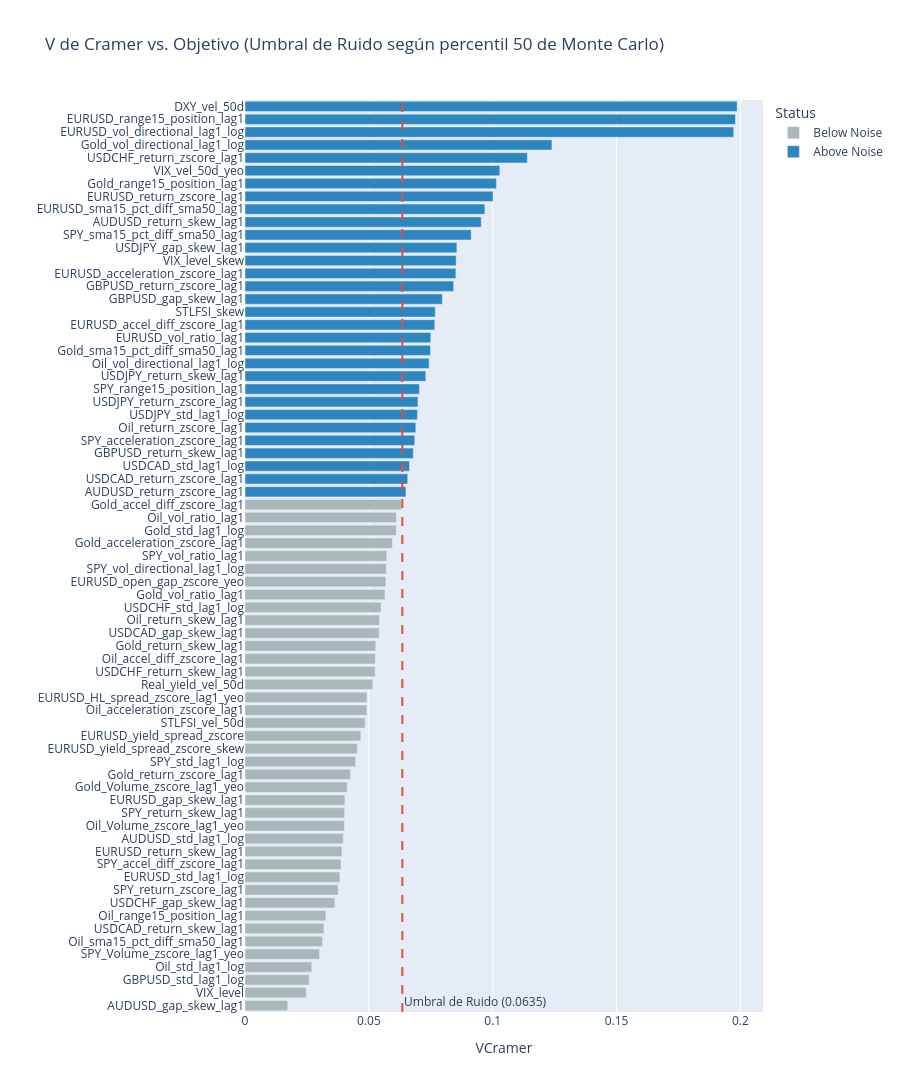

Write notebook code for a chart like this one.
### Markdown cell above
### Ranking de variables (V de Cramer)

### Code cell
_ = rankear_variables(X=X, y=y, percentil=50, graficar=True)

### Figure 1 — Plotly figure (JSON) as saved in the notebook; plotly's stock layout.template omitted (floating-point values rounded to 4 significant figures)
{"data": [{"hovertemplate": "Status=Below Noise<br>VCramer=%{x}<br>index=%{y}<extra></extra>", "legendgroup": "Below Noise", "marker": {"color": "#AAB7B8", "pattern": {"shape": ""}}, "name": "Below Noise", "orientation": "h", "showlegend": true, "textposition": "auto", "type": "bar", "x": [0.01726, 0.02474, 0.02589, 0.02694, 0.0301, 0.03129, 0.03186, 0.03264, 0.03625, 0.03759, 0.0383, 0.03877, 0.03912, 0.03967, 0.04015, 0.04022, 0.04034, 0.04126, 0.04255, 0.04462, 0.04531, 0.04675, 0.0485, 0.04921, 0.04924, 0.05161, 0.05254, 0.05262, 0.0528, 0.05416, 0.0543, 0.05494, 0.05651, 0.05683, 0.05707, 0.05722, 0.05951, 0.06108, 0.06113, 0.06316], "xaxis": "x", "y": ["AUDUSD_gap_skew_lag1", "VIX_level", "GBPUSD_std_lag1_log", "Oil_std_lag1_log", "SPY_Volume_zscore_lag1_yeo", "Oil_sma15_pct_diff_sma50_lag1", "USDCAD_return_skew_lag1", "Oil_range15_position_lag1", "USDCHF_gap_skew_lag1", "SPY_return_zscore_lag1", "EURUSD_std_lag1_log", "SPY_accel_diff_zscore_lag1", "EURUSD_return_skew_lag1", "AUDUSD_std_lag1_log", "Oil_Volume_zscore_lag1_yeo", "SPY_return_skew_lag1", "EURUSD_gap_skew_lag1", "Gold_Volume_zscore_lag1_yeo", "Gold_return_zscore_lag1", "SPY_std_lag1_log", "EURUSD_yield_spread_zscore_skew", "EURUSD_yield_spread_zscore", "STLFSI_vel_50d", "Oil_acceleration_zscore_lag1", "EURUSD_HL_spread_zscore_lag1_yeo", "Real_yield_vel_50d", "USDCHF_return_skew_lag1", "Oil_accel_diff_zscore_lag1", "Gold_return_skew_lag1", "USDCAD_gap_skew_lag1", "Oil_return_skew_lag1", "USDCHF_std_lag1_log", "Gold_vol_ratio_lag1", "EURUSD_open_gap_zscore_yeo", "SPY_vol_directional_lag1_log", "SPY_vol_ratio_lag1", "Gold_acceleration_zscore_lag1", "Gold_std_lag1_log", "Oil_vol_ratio_lag1", "Gold_accel_diff_zscore_lag1"], "yaxis": "y"}, {"hovertemplate": "Status=Above Noise<br>VCramer=%{x}<br>index=%{y}<extra></extra>", "legendgroup": "Above Noise", "marker": {"color": "#2E86C1", "pattern": {"shape": ""}}, "name": "Above Noise", "orientation": "h", "showlegend": true, "textposition": "auto", "type": "bar", "x": [0.06496, 0.06569, 0.0664, 0.06793, 0.06852, 0.06895, 0.0696, 0.06983, 0.07041, 0.07301, 0.07434, 0.07485, 0.07499, 0.0766, 0.07679, 0.07968, 0.08423, 0.08513, 0.08524, 0.08554, 0.09132, 0.09537, 0.09681, 0.1001, 0.1015, 0.1029, 0.114, 0.1239, 0.1973, 0.198, 0.1987], "xaxis": "x", "y": ["AUDUSD_return_zscore_lag1", "USDCAD_return_zscore_lag1", "USDCAD_std_lag1_log", "GBPUSD_return_skew_lag1", "SPY_acceleration_zscore_lag1", "Oil_return_zscore_lag1", "USDJPY_std_lag1_log", "USDJPY_return_zscore_lag1", "SPY_range15_position_lag1", "USDJPY_return_skew_lag1", "Oil_vol_directional_lag1_log", "Gold_sma15_pct_diff_sma50_lag1", "EURUSD_vol_ratio_lag1", "EURUSD_accel_diff_zscore_lag1", "STLFSI_skew", "GBPUSD_gap_skew_lag1", "GBPUSD_return_zscore_lag1", "EURUSD_acceleration_zscore_lag1", "VIX_level_skew", "USDJPY_gap_skew_lag1", "SPY_sma15_pct_diff_sma50_lag1", "AUDUSD_return_skew_lag1", "EURUSD_sma15_pct_diff_sma50_lag1", "EURUSD_return_zscore_lag1", "Gold_range15_position_lag1", "VIX_vel_50d_yeo", "USDCHF_return_zscore_lag1", "Gold_vol_directional_lag1_log", "EURUSD_vol_directional_lag1_log", "EURUSD_range15_position_lag1", "DXY_vel_50d"], "yaxis": "y"}], "layout": {"annotations": [{"showarrow": false, "text": "Umbral de Ruido (0.0635)", "x": 0.06351, "xanchor": "left", "xref": "x", "y": 0, "yanchor": "bottom", "yref": "y domain"}], "barmode": "relative", "height": 1562, "legend": {"title": {"text": "Status"}, "tracegroupgap": 0}, "shapes": [{"line": {"color": "#E74C3C", "dash": "dash"}, "type": "line", "x0": 0.06351, "x1": 0.06351, "xref": "x", "y0": 0, "y1": 1, "yref": "y domain"}], "title": {"text": "V de Cramer vs. Objetivo (Umbral de Ruido según percentil 50 de Monte Carlo)"}, "xaxis": {"anchor": "y", "domain": [0, 1], "title": {"text": "VCramer"}}, "yaxis": {"anchor": "x", "domain": [0, 1], "dtick": 1, "title": {"text": ""}}}}
